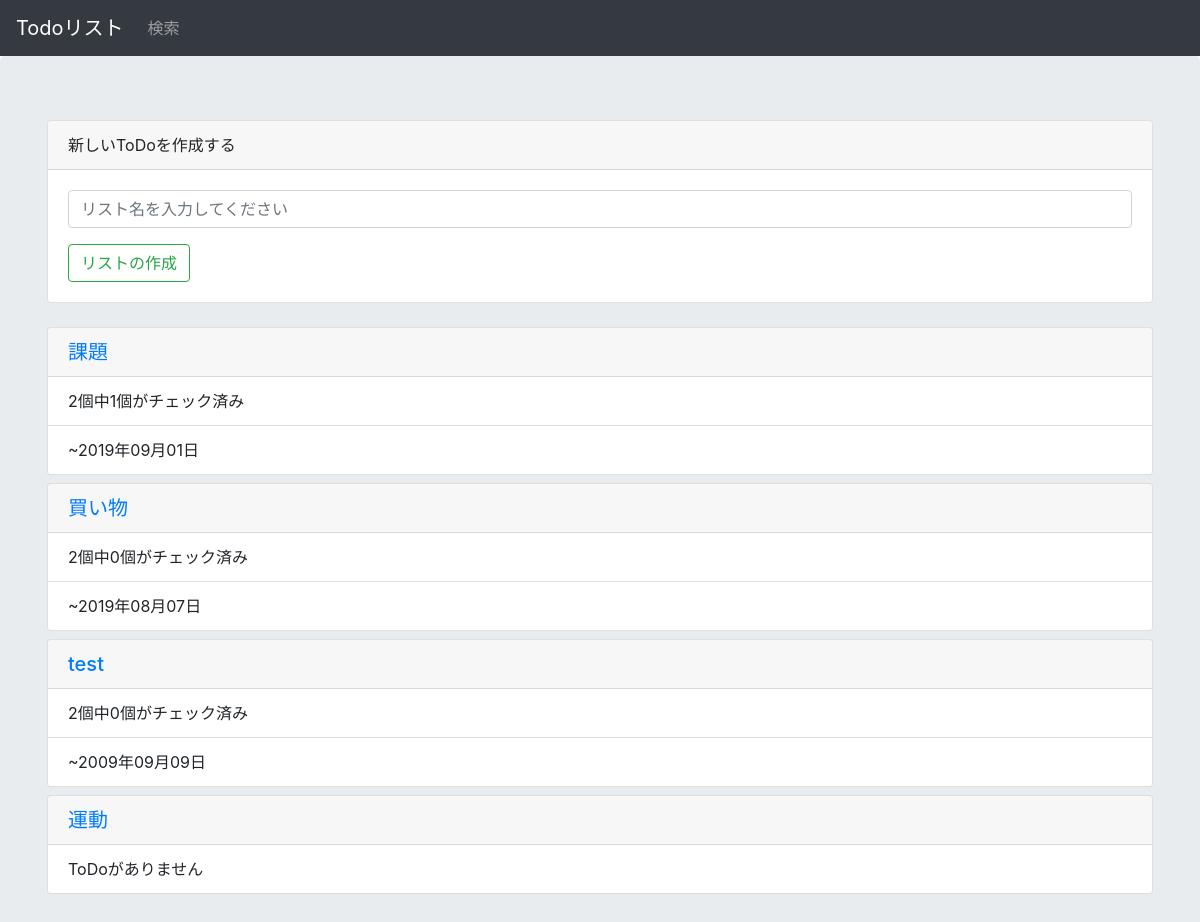
The page / on the database its author committed.
### todo/models.py (models this page shows)
class List(models.Model):
    title = models.CharField(max_length=200)
    create_date = models.DateField(default=timezone.now)

### todo/views.py (the view, shortened to what this page needs)
# urls.py: path('', views.index, name='index'),
def index(request):
    form = ListForm(request.POST or None)
    status = False  #Trueならば「新しいToDoリストが作成されました」の表示
    listdata = List.objects.all()
    taskdata = Task.objects.all()
    dict_num = {}
    dict_checked_num = {}
    dict_deadline = {}
    for l in listdata:
        task_num = 0
        checked_task_num = 0
        closest_deadline = None
        for t in taskdata:
            if l == t.list:
                task_num += 1   #タスク数の加算
                if t.completed:
                    checked_task_num += 1   #チェック済みタスク数の加算
                else:
                    if closest_deadline is None or closest_deadline >= t.deadline_date:
                        closest_deadline = t.deadline_date  #もっとも近い締切がNoneまたは比較対象のほうが近い締切ならば代入
        if closest_deadline is not None:
            closest_deadline = "{0:%Y年%m月%d日}".format(closest_deadline)
        dict_num[l.id] = task_num
        dict_checked_num[l.id] = checked_task_num
        dict_deadline[l.id] = closest_deadline
    params = {
        'lists': listdata,
        'tasks': taskdata,
        'form': form,
        'status': status,
        'dict_num': dict_num,
        'dict_checked_num': dict_checked_num,
        'dict_deadline': dict_deadline,
    }
    return render(request, 'todo/index.html', params)

### todo/forms.py
class ListForm(forms.Form):
    title = forms.CharField(max_length=200, label='', widget=forms.TextInput(attrs={'class':'form-control','placeholder': 'リスト名を入力してください'}))

### todo/templatetags/dictid.py (called while the page is built)
@register.filter(name='dictid')
def dictid(value, arg, default=""):
    if arg in value:
        return value[arg]
    else:
        return default

### todo/templates/todo/index.html (shortened to what this page needs)
{% extends "todo/base.html" %}
{% load dictid %}
{% block content %}
<div class="jumbotron">
    <div class="container">
    <form method="post">
    <div class="card mb-4">
        <div class="card-header">
            新しいToDoを作成する
        </div>
        <div class="card-body">
            <div class="form-group">
                {{form}}
            </div>
            <button class="btn btn-outline-success my-2 my-sm-0" type="submit">リストの作成</button>
        </div>
    </div>
    </form>
    {% for i in lists %}
        <div class="card mb-2">
            <h5 class="card-header"><a href="{% url 'todo:list' i.id%}">{{i.title}}</a></h5>
                <ul class="list-group list-group-flush">
                    {% with i.id as id %}
                        {% ifequal dict_num|dictid:id 0 %}
                            <li class="list-group-item">ToDoがありません</li>
                        {% else %}
                            <li class="list-group-item">{{ dict_num|dictid:id }}個中{{ dict_checked_num|dictid:id }}個がチェック済み</li>
                            <li class="list-group-item">~{{ dict_deadline|dictid:id }}</li>
                        {% endifequal %}
                    {% endwith %}
                </ul>
        </div>
    {% endfor %}
    </div>
</div>
{% endblock %}

### rows shown on the page
List: title "課題", dict_num "2", dict_checked_num "1", dict_deadline "2019年09月01日"
List: title "買い物", dict_num "2", dict_checked_num "0", dict_deadline "2019年08月07日"
List: title "test", dict_num "2", dict_checked_num "0", dict_deadline "2009年09月09日"
List: title "運動"
